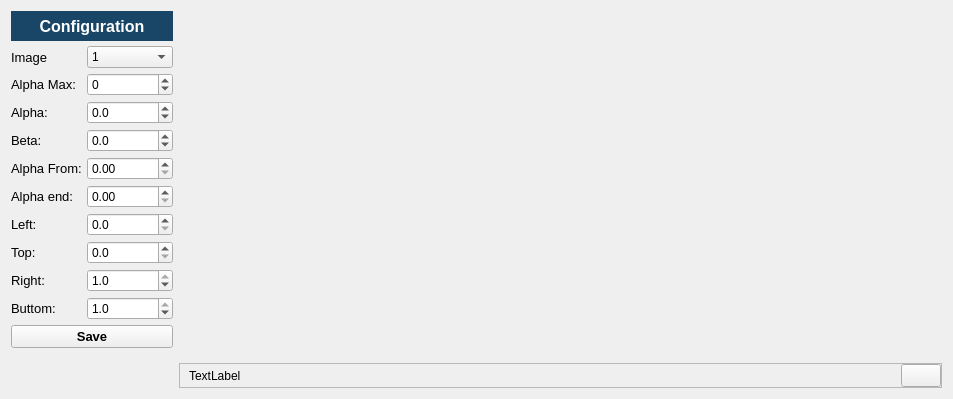
         <widget class="QWidget" name="page_calibration_surrounding_view">
          <layout class="QHBoxLayout" name="horizontalLayout_6">
           <item>
            <widget class="QFrame" name="frame_configuration_surrounding_view">
             <property name="minimumSize">
              <size>
               <width>162</width>
               <height>0</height>
              </size>
             </property>
             <property name="maximumSize">
              <size>
               <width>200</width>
               <height>16777215</height>
              </size>
             </property>
             <property name="frameShape">
              <enum>QFrame::NoFrame</enum>
             </property>
             <property name="frameShadow">
              <enum>QFrame::Plain</enum>
             </property>
             <layout class="QVBoxLayout" name="verticalLayout_7">
              <property name="spacing">
               <number>5</number>
              </property>
              <property name="leftMargin">
               <number>0</number>
              </property>
              <property name="topMargin">
               <number>0</number>
              </property>
              <property name="rightMargin">
               <number>0</number>
              </property>
              <property name="bottomMargin">
               <number>0</number>
              </property>
              <item>
               <widget class="QLabel" name="label_configuration_calib_surrounding_view">
                <property name="minimumSize">
                 <size>
                  <width>0</width>
                  <height>30</height>
                 </size>
                </property>
                <property name="maximumSize">
                 <size>
                  <width>16777215</width>
                  <height>40</height>
                 </size>
                </property>
                <property name="font">
                 <font>
                  <pointsize>12</pointsize>
                  <weight>75</weight>
                  <bold>true</bold>
                 </font>
                </property>
                <property name="styleSheet">
                 <string notr="true">background-color: #194666;
color: #FFFFFF;</string>
                </property>
                <property name="frameShape">
                 <enum>QFrame::NoFrame</enum>
                </property>
                <property name="text">
                 <string>Configuration</string>
                </property>
                <property name="alignment">
                 <set>Qt::AlignCenter</set>
                </property>
               </widget>
              </item>
              <item>
               <layout class="QFormLayout" name="formLayout_calib_surrounding_view">
                <item row="0" column="0">
                 <widget class="QLabel" name="label_36">
                  <property name="font">
                   <font>
                    <pointsize>10</pointsize>
                   </font>
                  </property>
                  <property name="text">
                   <string>Image</string>
                  </property>
                 </widget>
                </item>
                <item row="0" column="1">
                 <widget class="QComboBox" name="comboBox_image_calib_surrounding_view">
                  <property name="mouseTracking">
                   <bool>true</bool>
                  </property>
                  <item>
                   <property name="text">
                    <string>1</string>
                   </property>
                  </item>
                  <item>
                   <property name="text">
                    <string>2</string>
                   </property>
                  </item>
                  <item>
                   <property name="text">
                    <string>3</string>
                   </property>
                  </item>
                  <item>
                   <property name="text">
                    <string>4</string>
                   </property>
                  </item>
                 </widget>
                </item>
                <item row="1" column="0">
                 <widget class="QLabel" name="label">
                  <property name="font">
                   <font>
                    <pointsize>10</pointsize>
                   </font>
                  </property>
                  <property name="text">
                   <string>Alpha Max:</string>
                  </property>
                 </widget>
                </item>
                <item row="2" column="0">
                 <widget class="QLabel" name="label_2">
                  <property name="font">
                   <font>
                    <pointsize>10</pointsize>
                   </font>
                  </property>
                  <property name="text">
                   <string>Alpha:</string>
                  </property>
                 </widget>
                </item>
                <item row="3" column="0">
                 <widget class="QLabel" name="label_3">
                  <property name="font">
                   <font>
                    <pointsize>10</pointsize>
                   </font>
                  </property>
                  <property name="text">
                   <string>Beta:</string>
                  </property>
                 </widget>
                </item>
                <item row="6" column="0">
                 <widget class="QLabel" name="label_7">
                  <property name="font">
                   <font>
                    <pointsize>10</pointsize>
                   </font>
                  </property>
                  <property name="text">
                   <string>Left:</string>
                  </property>
                 </widget>
                </item>
                <item row="6" column="1">
                 <widget class="QDoubleSpinBox" name="left_calib_surrouding_view">
                  <property name="decimals">
                   <number>1</number>
                  </property>
                  <property name="maximum">
                   <double>1.000000000000000</double>
                  </property>
                  <property name="singleStep">
                   <double>0.100000000000000</double>
                  </property>
                 </widget>
                </item>
                <item row="7" column="0">
                 <widget class="QLabel" name="label_8">
                  <property name="font">
                   <font>
                    <pointsize>10</pointsize>
                   </font>
                  </property>
                  <property name="text">
                   <string>Top:</string>
                  </property>
                 </widget>
                </item>
                <item row="8" column="0">
                 <widget class="QLabel" name="label_9">
                  <property name="font">
                   <font>
                    <pointsize>10</pointsize>
                   </font>
                  </property>
                  <property name="text">
                   <string>Right:</string>
                  </property>
                 </widget>
                </item>
                <item row="9" column="0">
                 <widget class="QLabel" name="label_10">
                  <property name="font">
                   <font>
                    <pointsize>10</pointsize>
                   </font>
                  </property>
                  <property name="text">
                   <string>Buttom:</string>
                  </property>
                 </widget>
                </item>
                <item row="7" column="1">
                 <widget class="QDoubleSpinBox" name="top_calib_surrounding_view">
                  <property name="decimals">
                   <number>1</number>
                  </property>
                  <property name="maximum">
                   <double>1.000000000000000</double>
                  </property>
                  <property name="singleStep">
                   <double>0.100000000000000</double>
                  </property>
                 </widget>
                </item>
                <item row="8" column="1">
                 <widget class="QDoubleSpinBox" name="right_calib_surrounding_view">
                  <property name="decimals">
                   <number>1</number>
                  </property>
                  <property name="maximum">
                   <double>1.000000000000000</double>
                  </property>
                  <property name="singleStep">
                   <double>0.100000000000000</double>
                  </property>
                  <property name="value">
                   <double>1.000000000000000</double>
                  </property>
                 </widget>
                </item>
                <item row="9" column="1">
                 <widget class="QDoubleSpinBox" name="buttom_calib_surrounding_view">
                  <property name="decimals">
                   <number>1</number>
                  </property>
                  <property name="maximum">
                   <double>1.000000000000000</double>
                  </property>
                  <property name="singleStep">
                   <double>0.100000000000000</double>
                  </property>
                  <property name="value">
                   <double>1.000000000000000</double>
                  </property>
                 </widget>
                </item>
                <item row="3" column="1">
                 <widget class="QDoubleSpinBox" name="beta_calib_surrounding_view">
                  <property name="decimals">
                   <number>1</number>
                  </property>
                  <property name="minimum">
                   <double>-90.000000000000000</double>
                  </property>
                  <property name="maximum">
                   <double>90.000000000000000</double>
                  </property>
                 </widget>
                </item>
                <item row="1" column="1">
                 <widget class="QSpinBox" name="alpha_max_calib_surroounding_view">
                  <property name="minimum">
                   <number>-90</number>
                  </property>
                  <property name="maximum">
                   <number>90</number>
                  </property>
                 </widget>
                </item>
                <item row="2" column="1">
                 <widget class="QDoubleSpinBox" name="alpha_calib_surroounding_view">
                  <property name="decimals">
                   <number>1</number>
                  </property>
                  <property name="minimum">
                   <double>-90.000000000000000</double>
                  </property>
                  <property name="maximum">
                   <double>90.000000000000000</double>
                  </property>
                  <property name="singleStep">
                   <double>1.000000000000000</double>
                  </property>
                 </widget>
                </item>
                <item row="4" column="0">
                 <widget class="QLabel" name="label_4">
                  <property name="font">
                   <font>
                    <pointsize>10</pointsize>
                   </font>
                  </property>
                  <property name="text">
                   <string>Alpha From:</string>
                  </property>
                 </widget>
                </item>
                <item row="4" column="1">
                 <widget class="QDoubleSpinBox" name="alpha_from_calib_surrounding_view">
                  <property name="maximum">
                   <double>1.000000000000000</double>
                  </property>
                 </widget>
                </item>
                <item row="5" column="0">
                 <widget class="QLabel" name="label_6">
                  <property name="font">
                   <font>
                    <pointsize>10</pointsize>
                   </font>
                  </property>
                  <property name="text">
                   <string>Alpha end:</string>
                  </property>
                 </widget>
                </item>
                <item row="5" column="1">
                 <widget class="QDoubleSpinBox" name="alpha_end_calib_surrounding_view">
                  <property name="maximum">
                   <double>1.000000000000000</double>
                  </property>
                 </widget>
                </item>
               </layout>
              </item>
              <item>
               <widget class="QPushButton" name="btn_save_calib_surrounding_view">
                <property name="font">
                 <font>
                  <pointsize>10</pointsize>
                  <weight>75</weight>
                  <bold>true</bold>
                 </font>
                </property>
                <property name="styleSheet">
                 <string notr="true"/>
                </property>
                <property name="text">
                 <string>Save</string>
                </property>
               </widget>
              </item>
              <item>
               <spacer name="verticalSpacer_calib_surrounding_view">
                <property name="orientation">
                 <enum>Qt::Vertical</enum>
                </property>
                <property name="sizeHint" stdset="0">
                 <size>
                  <width>20</width>
                  <height>40</height>
                 </size>
                </property>
               </spacer>
              </item>
             </layout>
            </widget>
           </item>
           <item>
            <widget class="QFrame" name="frame_calib_surrounding_view">
             <property name="frameShape">
              <enum>QFrame::NoFrame</enum>
             </property>
             <property name="frameShadow">
              <enum>QFrame::Plain</enum>
             </property>
             <layout class="QVBoxLayout" name="verticalLayout_8">
              <property name="spacing">
               <number>5</number>
              </property>
              <property name="leftMargin">
               <number>0</number>
              </property>
              <property name="topMargin">
               <number>0</number>
              </property>
              <property name="rightMargin">
               <number>0</number>
              </property>
              <property name="bottomMargin">
               <number>0</number>
              </property>
              <item>
               <layout class="QVBoxLayout" name="verticalLayout_calib_surrounding_view">
                <item>
                 <layout class="QHBoxLayout" name="horizontalLayout_calib_surrounding_view">
                  <item>
                   <widget class="QLabel" name="overlay_image_calib_surrounding_view">
                    <property name="frameShape">
                     <enum>QFrame::NoFrame</enum>
                    </property>
                    <property name="text">
                     <string/>
                    </property>
                   </widget>
                  </item>
                 </layout>
                </item>
                <item>
                 <widget class="QFrame" name="frame_btn_close_calib_surrounding_view">
                  <property name="maximumSize">
                   <size>
                    <width>16777215</width>
                    <height>25</height>
                   </size>
                  </property>
                  <property name="frameShape">
                   <enum>QFrame::StyledPanel</enum>
                  </property>
                  <property name="frameShadow">
                   <enum>QFrame::Raised</enum>
                  </property>
                  <layout class="QHBoxLayout" name="horizontalLayout_14">
                   <property name="spacing">
                    <number>0</number>
                   </property>
                   <property name="topMargin">
                    <number>0</number>
                   </property>
                   <property name="rightMargin">
                    <number>0</number>
                   </property>
                   <property name="bottomMargin">
                    <number>0</number>
                   </property>
                   <item>
                    <widget class="QLabel" name="label_status_bar_calib_surroounding_view">
                     <property name="text">
                      <string>TextLabel</string>
                     </property>
                    </widget>
                   </item>
                   <item>
                    <spacer name="horizontalSpacer_calib_surrounding_view">
                     <property name="orientation">
                      <enum>Qt::Horizontal</enum>
                     </property>
                     <property name="sizeHint" stdset="0">
                      <size>
                       <width>660</width>
                       <height>20</height>
                      </size>
                     </property>
                    </spacer>
                   </item>
                   <item>
                    <widget class="QPushButton" name="btn_close_calib_surrounding_view">
                     <property name="maximumSize">
                      <size>
                       <width>40</width>
                       <height>16777215</height>
                      </size>
                     </property>
                     <property name="font">
                      <font>
                       <pointsize>10</pointsize>
                       <weight>75</weight>
                       <bold>true</bold>
                      </font>
                     </property>
                     <property name="styleSheet">
                      <string notr="true"/>
                     </property>
                     <property name="text">
                      <string/>
                     </property>
                    </widget>
                   </item>
                  </layout>
                 </widget>
                </item>
               </layout>
              </item>
             </layout>
            </widget>
           </item>
          </layout>
         </widget>
